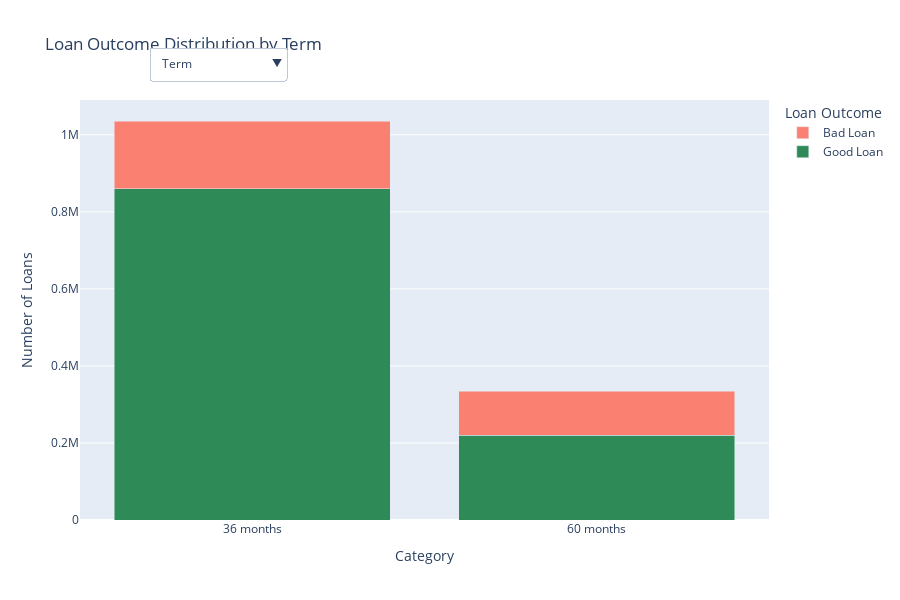

Write notebook code for a chart like this one.
### Markdown cell above
### Categorical Feature Analysis: An Interactive View of Risk Factors

Instead of static, individual plots, this interactive chart provides a consolidated view of key categorical features. Use the dropdown menu to switch between `term`, `sub_grade`, and `home_ownership`.

Each bar represents a specific category, segmented by the outcome of the loans within it. This allows for a direct comparison of the distribution and risk profile across different applicant and loan attributes. Hover over any segment to see the exact count.

**Key Insights from the Chart**:

* **Term**: You can clearly see that 60 month loans have a significantly higher proportion of bad loans compared to 36 month loans.
* **Sub-Grade**: As the sub-grade worsens (from A1 to G5), the proportion of the red "Bad Loan" segment steadily increases, visually confirming that sub-grade is a powerful predictor of risk.
* **Home Ownership**: Loans for applicants who RENT have a visibly higher proportion of defaults compared to those with a MORTGAGE.

### Code cell
categorical_features = ['term', 'sub_grade', 'home_ownership']

# Create a figure with a dropdown menu
fig = go.Figure()

# Add a trace for each feature, initially setting only the first one to visible
for i, feature in enumerate(categorical_features):

    # 1. Group by the original numeric 'loan_status_binary' column
    counts = loan_data.groupby([feature, 'loan_status_binary']).size().reset_index(name='count')
    
    # 2. Map binary outcome to readable strings on the temporary 'counts' DataFrame, not the original 'loan_data'
    counts['loan_status_str'] = counts['loan_status_binary'].map({1: 'Good Loan', 0: 'Bad Loan'})
    
    # Create a bar trace for each outcome (Good Loan, Bad Loan)
    for outcome, color in [('Good Loan', 'seagreen'), ('Bad Loan', 'salmon')]:
        # 3. Use the new column from the 'counts' DataFrame for filtering
        subset = counts[counts['loan_status_str'] == outcome]
        fig.add_trace(go.Bar(
            x=subset[feature],
            y=subset['count'],
            name=outcome,
            marker_color=color,
            visible=(i == 0)
        ))

# Create the dropdown buttons
buttons = []
traces_per_feature = 2  # Good Loan + Bad Loan

for i, feature in enumerate(categorical_features):
    visibility = [False] * (len(categorical_features) * traces_per_feature)
    visibility[i*traces_per_feature : (i+1)*traces_per_feature] = [True, True]
    
    buttons.append(dict(
        label=feature.replace('_', ' ').title(),
        method='update',
        args=[{'visible': visibility},
              {'title': f'Loan Outcome Distribution by {feature.replace("_", " ").title()}'}]
    ))

# Update layout with the dropdown menu and titles
fig.update_layout(
    updatemenus=[dict(
        active=0,
        buttons=buttons,
        direction="down",
        pad={"r": 10, "t": 10},
        showactive=True,
        x=0.1,
        xanchor="left",
        y=1.15,
        yanchor="top"
    )],
    title_text='Loan Outcome Distribution by Term', # Initial title
    xaxis_title="Category",
    yaxis_title="Number of Loans",
    barmode='stack',
    legend_title='Loan Outcome',
    height=600
)

fig.show()

### Figure 1 — Plotly figure (JSON) as saved in the notebook; plotly's stock layout.template omitted (floating-point values rounded to 4 significant figures)
{"data": [{"marker": {"color": "seagreen"}, "name": "Good Loan", "type": "bar", "visible": true, "x": ["36 months", "60 months"], "y": [859280, 219459]}, {"marker": {"color": "salmon"}, "name": "Bad Loan", "type": "bar", "visible": true, "x": ["36 months", "60 months"], "y": [176400, 114427]}, {"marker": {"color": "seagreen"}, "name": "Good Loan", "type": "bar", "visible": false, "x": ["A1", "A2", "A3", "A4", "A5", "B1", "B2", "B3", "B4", "B5", "C1", "C2", "C3", "C4", "C5", "D1", "D2", "D3", "D4", "D5", "E1", "E2", "E3", "E4", "E5", "F1", "F2", "F3", "F4", "F5", "G1", "G2", "G3", "G4", "G5"], "y": [42273, 35453, 35916, 48667, 58670, 63775, 65659, 71264, 70916, 68827, 69364, 62906, 58201, 55979, 50068, 37138, 31669, 27416, 24165, 20005, 15264, 13446, 11346, 9479, 8458, 5795, 3974, 3374, 2554, 2024, 1586, 1103, 805, 648, 552]}, {"marker": {"color": "salmon"}, "name": "Bad Loan", "type": "bar", "visible": false, "x": ["A1", "A2", "A3", "A4", "A5", "B1", "B2", "B3", "B4", "B5", "C1", "C2", "C3", "C4", "C5", "D1", "D2", "D3", "D4", "D5", "E1", "E2", "E3", "E4", "E5", "F1", "F2", "F3", "F4", "F5", "G1", "G2", "G3", "G4", "G5"], "y": [1554, 1924, 2339, 3921, 5798, 8163, 9187, 11505, 13460, 15134, 17611, 17826, 18404, 20265, 19253, 15396, 14274, 13064, 12421, 10870, 9047, 8478, 7621, 6704, 6515, 4436, 3400, 2886, 2448, 2055, 1530, 1097, 872, 713, 656]}, {"marker": {"color": "seagreen"}, "name": "Good Loan", "type": "bar", "visible": false, "x": ["mortgage", "other", "own", "rent"], "y": [551956, 275, 115106, 411258]}, {"marker": {"color": "salmon"}, "name": "Bad Loan", "type": "bar", "visible": false, "x": ["mortgage", "other", "own", "rent"], "y": [124204, 82, 32607, 133896]}], "layout": {"barmode": "stack", "height": 600, "legend": {"title": {"text": "Loan Outcome"}}, "title": {"text": "Loan Outcome Distribution by Term"}, "updatemenus": [{"active": 0, "buttons": [{"args": [{"visible": [true, true, false, false, false, false]}, {"title": "Loan Outcome Distribution by Term"}], "label": "Term", "method": "update"}, {"args": [{"visible": [false, false, true, true, false, false]}, {"title": "Loan Outcome Distribution by Sub Grade"}], "label": "Sub Grade", "method": "update"}, {"args": [{"visible": [false, false, false, false, true, true]}, {"title": "Loan Outcome Distribution by Home Ownership"}], "label": "Home Ownership", "method": "update"}], "direction": "down", "pad": {"r": 10, "t": 10}, "showactive": true, "x": 0.1, "xanchor": "left", "y": 1.15, "yanchor": "top"}], "xaxis": {"title": {"text": "Category"}}, "yaxis": {"title": {"text": "Number of Loans"}}}}
